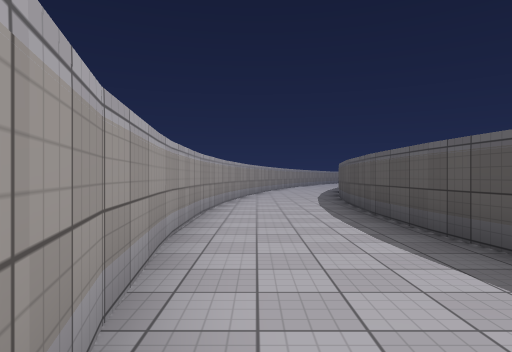
[1] (above)

16 first-person views from a walk through a Unity game level. The camera is 1.4 m above the floor, looks level and sees 75° across. The floor is counted in squares, 2 m on a side. Each view is taken from the middle of a square. On the plan, view 1 faces up. The plan holds only what a view shows up to about 10 squares ahead; the rest is blank. The place goes on beyond the plan. The player is left out. Surface patterns are stand-ins for the level's own textures.

[2]
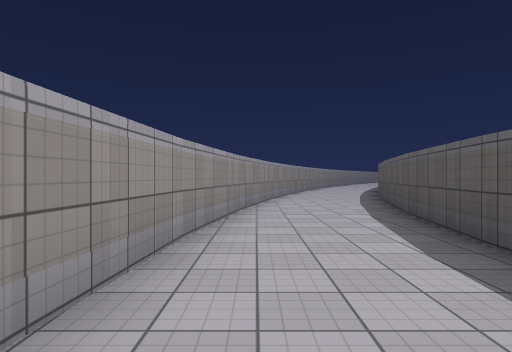

[3]
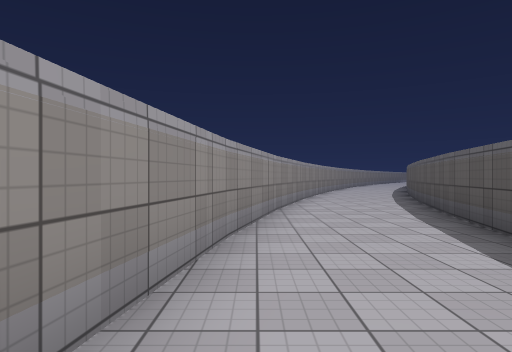

[4]
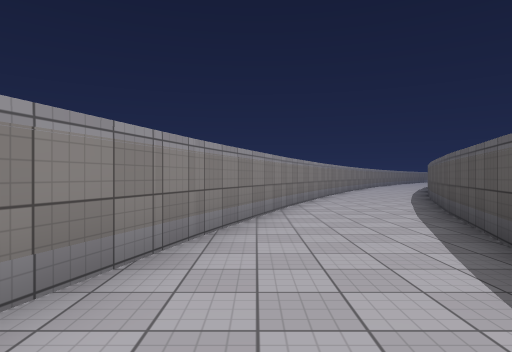

[5]
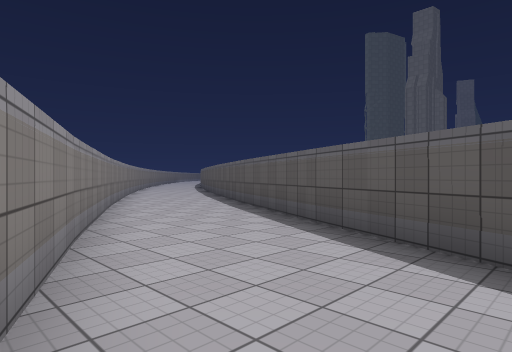

[6]
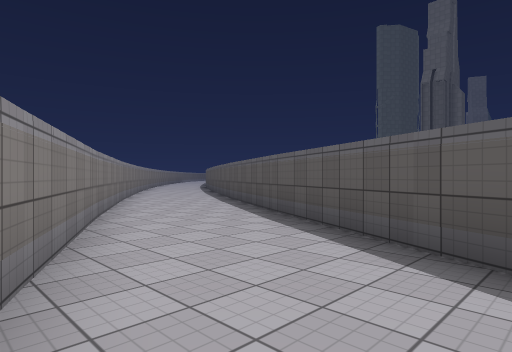

[7]
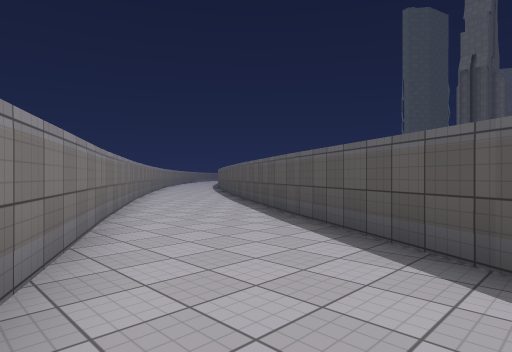

[8]
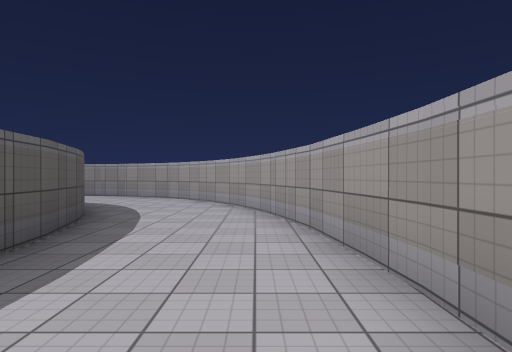

[9]
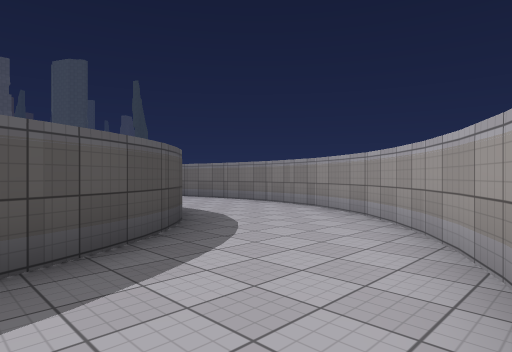

[10]
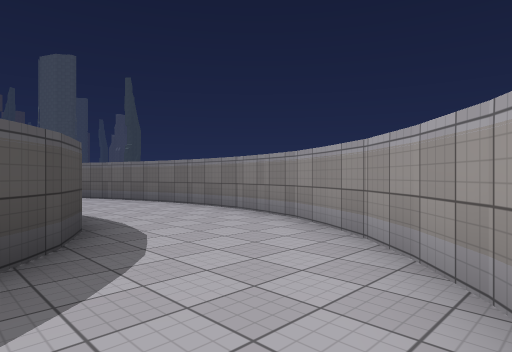

[11]
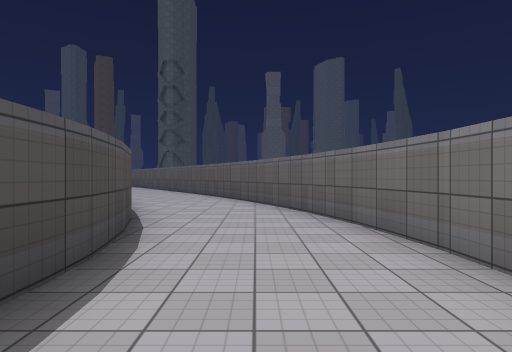

[12]
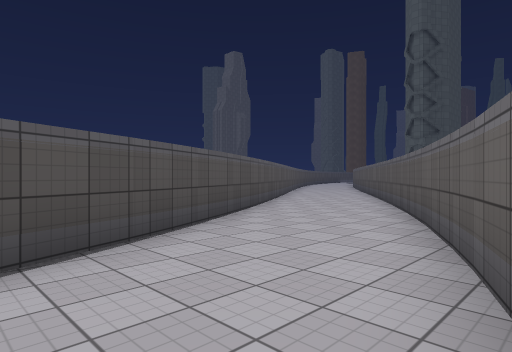

[13]
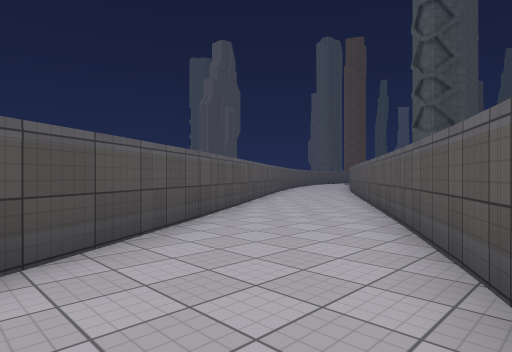

[14]
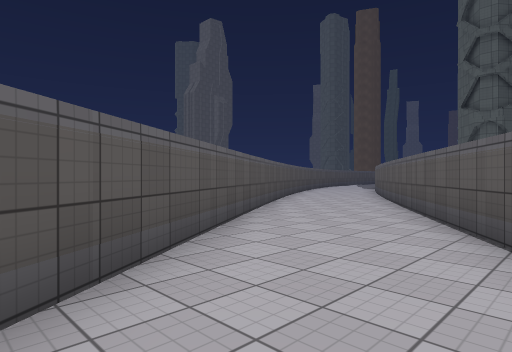

[15]
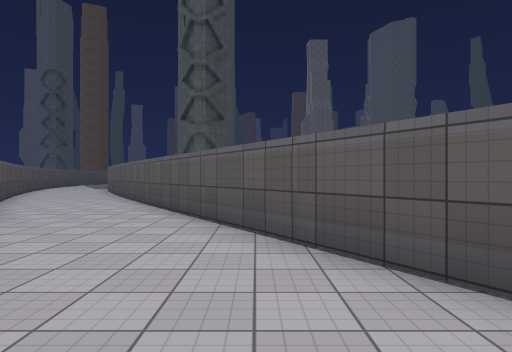

[16]
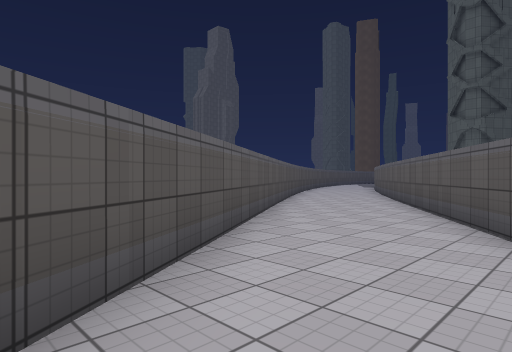

### Floor plan
Points are (right, up) in squares from view 1. A wall is a line through its corners. A room is listed if a view was taken in it or the views show most of it. See-through windows are left out.
Room 1 (views 1, 2, 3, 4, 5, 6, 7, 8, 9, 10, 11, 12, 13, 14, 15, 16)
walls: (2.3, 9) (4.1, 16.5); (2.1, 5.5) (2.4, 9.1); (-1, 6.5) (-1, 3.1); (2.2, 4.2) (2.1, 5.7); (0, 14.1) (-1.2, 6.4); (-0.9, 3.3) (-0.7, 1.5); (-0.7, 1.6) (-0.3, -0.1); (4.3, 16.7) (4.6, 17.5); (4.4, 17.5) (8.5, 26.9); (-0.4, -0.1) (0.4, -1.8); (3.5, -0.8) (3.2, -0.2) (2.7, 0.9) (2.4, 2.2) (2.1, 4.3); (0.4, -1.7) (0.9, -2.5); (4.2, -1.6) (3.8, -1.2) (3.5, -0.7); (4.6, -2) (4.2, -1.5); (0.8, -2.5) (1.4, -3.3); (5.6, -2.5) (4.6, -1.9); (1.3, -3.1) (2.1, -4); (2.5, 21.5) (0.2, 14); (2, -3.9) (2.8, -4.5); (7.9, -2.6) (6.8, -2.6); (9.1, -2.4) (7.8, -2.6); (2.7, -4.5) (4.5, -5.5); (4.4, -5.4) (6.4, -5.9); (13.7, -0.7) (10.3, -2) (9, -2.4); (6.2, -5.8) (8.1, -5.8); (8, -5.8) (9.9, -5.5); (9.8, -5.5) (11.3, -5); (4.5, 25.6) (2.6, 21.3); (11.4, -5) (15.1, -3.5); (14.9, -3.4) (15.7, -3); (15.7, -3.2) (28.3, 5); (8.6, 26.8) (12.2, 33.5); (8.6, 33.5) (4.3, 25.6); (28.1, 8.5) (13.6, -0.7)

Positions as (right, up) in squares from view 1, and headings:
1: (0, 0), facing up
2: (0, 5), facing up
3: (0, 8), facing up
4: (2, 14), facing up
5: (3, 21), facing up-right
6: (4, 23), facing up-right
7: (6, 27), facing up-right
8: (0, 6), facing down
9: (0, 1), facing down-right
10: (1, -1), facing down-right
11: (5, -4), facing right
12: (10, -5), facing up-right
13: (14, -3), facing up-right
14: (19, 1), facing up-right
15: (18, 1), facing right
16: (17, 0), facing up-right
